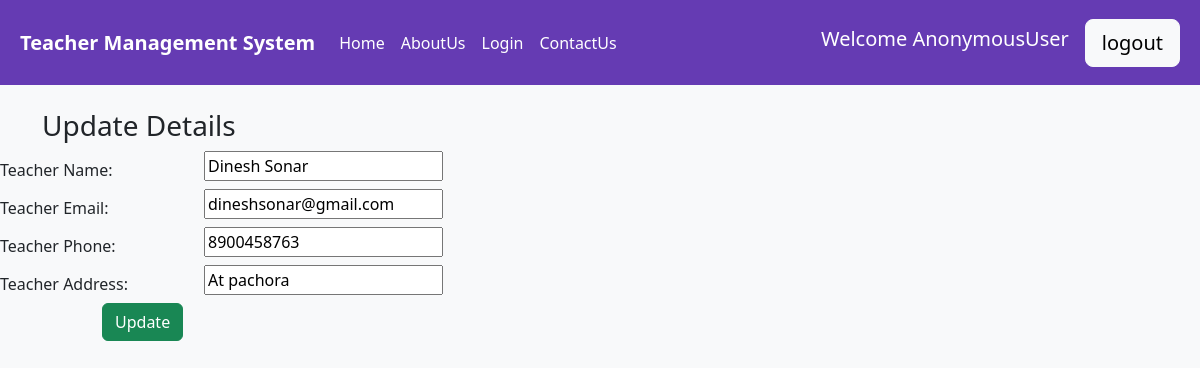
The app's page /edit/7 with its own data.
### home/models.py (models this page shows, shortened)
class Teacher_details(models.Model):
    id = models.AutoField(primary_key=True)
    tname=models.CharField(max_length=122,null=True)
    temail=models.CharField(max_length=122,null=True)
    tphone=models.CharField(max_length=122,null=True)
    tdob=models.DateField(null=True)
    tadd=models.TextField()
    tsscs=models.CharField(max_length=122,null=True)
    tsscp=models.CharField(max_length=122,null=True)
    thscs=models.CharField(max_length=122,null=True)
    thscp=models.CharField(max_length=122,null=True)
    tgp=models.CharField(max_length=122,null=True)
    tgc=models.CharField(max_length=122,null=True)
    tpgp=models.CharField(max_length=122,null=True)
    tpgc=models.CharField(max_length=122,null=True)
    tge=models.CharField(max_length=122,null=True)
    teq=models.CharField(max_length=122,null=True)
    teqy=models.CharField(max_length=122,null=True)
    teacher_service=models.CharField(max_length=122,null=True)
    join_date=models.DateField(null=True)
    teacher_salary=models.CharField(max_length=122,null=True)
    teacher_exp=models.CharField(max_length=122,null=True)
    image = models.ImageField(upload_to='images')
    field_name = models.FileField(blank="True",upload_to="media")

### home/views.py (the view)
# urls.py: path('edit/<int:id>', views.edit, name="edit"),
def edit(request, id):
    teacher = Teacher_details.objects.get(id=id)
    if request.method == "POST":
        form = TeacherForm(request.POST, instance=teacher)
        if form.is_valid():
             form.save()
        return redirect("/super_user",id=id)
    else:
        form=TeacherForm(instance=teacher)
    return render(request, 'edit_teacher.html', {'teacher': teacher})

### Templates/edit_teacher.html (shortened to what this page needs)
{% extends 'base.html' %}
{% block content %}
<form method="POST" class="post-form" action="">
    <div class="container">
<br>
     <h3>Update Details</h3>
    </div>
    <div class="form-group row">
    <label class="col-sm-2 col-form-label">Teacher Name:</label>
    <div class="col-sm-4">
        <input type="text" name="tname" id="id_tname" required maxlength="50" value="{{ teacher.tname }}"/>
    </div>
  </div>
  <div class="form-group row">
    <label class="col-sm-2 col-form-label">Teacher Email:</label>
    <div class="col-sm-4">
        <input type="text" name="temail" id="id_temail" required maxlength="100" value="{{ teacher.temail }}" />
    </div>
  </div>
    <div class="form-group row">
    <label class="col-sm-2 col-form-label">Teacher Phone:</label>
    <div class="col-sm-4">
        <input type="text" name="tphone" id="id_tphone" required maxlength="254" value="{{ teacher.tphone }}" />
    </div>
  </div>
    <div class="form-group row">
    <label class="col-sm-2 col-form-label">Teacher Address:</label>
    <div class="col-sm-4">
        <input type="text" name="tadd" id="id_tadd" required maxlength="255" value="{{ teacher.tadd }}" />
    </div>
  </div>
    <div class="form-group row">
    <label class="col-sm-1 col-form-label"></label>
    <div class="col-sm-4">
    <button type="submit" class="btn btn-success">Update</button>
    </div>
  </div>
</form>
{% endblock content %}

### records on screen
Teacher_details: tname "Dinesh Sonar", temail "dineshsonar@gmail.com", tphone "8900458763", tadd "At pachora"

### other values on screen
{{ request.user }} "AnonymousUser"
